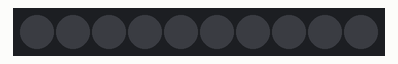
A sketch run on a simulated Arduino Uno, built with avr-gcc and run on an emulated ATmega328P. Parts: 10 RGB LEDs in strip order, left to right.

Above: at 0.1 s.
At 1.1 s:
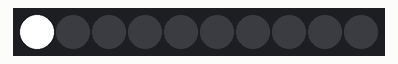
At 2.1 s:
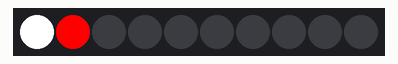
At 3.1 s:
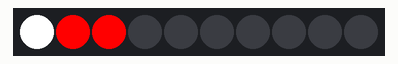
At 4.1 s:
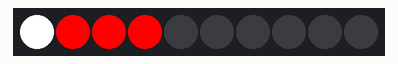
At 6.1 s:
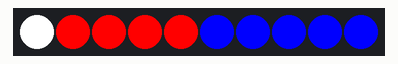

The sketch:

ledayarlimesafe.ino
```cpp
#include <FastLED.h> //Kütüphane import
#define NUM_LEDS 10 //Led Sayısı
#define DATA_PIN 7 //Led Din giriş pini
CRGB leds[NUM_LEDS]; //Led Dizisi oluşturduk
void setup() {
  FastLED.addLeds<WS2812B, DATA_PIN, GRB>(leds, NUM_LEDS); //Fastlede led dizimizi ekledik
  FastLED.setBrightness(255); //Parlaklık ayarı 0-255
}
void loop() {
  leds[0].setRGB(255, 255, 255); //ilk 5 ledi kırmızı
  delay(1000); FastLED.show();
  delay(1000);leds[1].setRGB(255, 0, 0); //yakıyoruz
 FastLED.show();delay(1000);  leds[2].setRGB(255, 0, 0);
FastLED.show(); delay(1000);  leds[3].setRGB(255, 0, 0);
FastLED.show() ; delay(1000);  leds[4].setRGB(255, 0, 0);
  FastLED.show();  //Değişiklikleri gösteriyoruz
  delay(1000);  // 1 sn bekliyoruz
  leds[5].setRGB(0, 0, 255); //sonraki 5 ledi
  leds[6].setRGB(0, 0, 255); //mavi
  leds[7].setRGB(0, 0, 255);
  leds[8].setRGB(0, 0, 255);
  leds[9].setRGB(0, 0, 255);
  FastLED.show(); //Değişiklikleri gösteriyoruz
  delay(1000); // 1 sn bekliyoruz
  leds[0].setRGB(0, 0, 0); //0-9 yani
  leds[1].setRGB(0, 0, 0); //10 adet ledi
  leds[2].setRGB(0, 0, 0); //kapatıyoruz.
  leds[3].setRGB(0, 0, 0); //(Ledi söndürdük)
  leds[4].setRGB(0, 0, 0);
  leds[5].setRGB(0, 0, 0);
  leds[6].setRGB(0, 0, 0);
  leds[7].setRGB(0, 0, 0);
  leds[8].setRGB(0, 0, 0);
  leds[9].setRGB(0, 0, 0);
  FastLED.show();//Değişiklikleri gösteriyoruz
  delay(1000); // 1 sn bekliyoruz
}
```

Measured:
- by itself, everything shown: repeats every 8.0 s, in 7 steps
- what the display in image 1 shows lasts 1.0 s, from 1.0 s to 2.0 s
